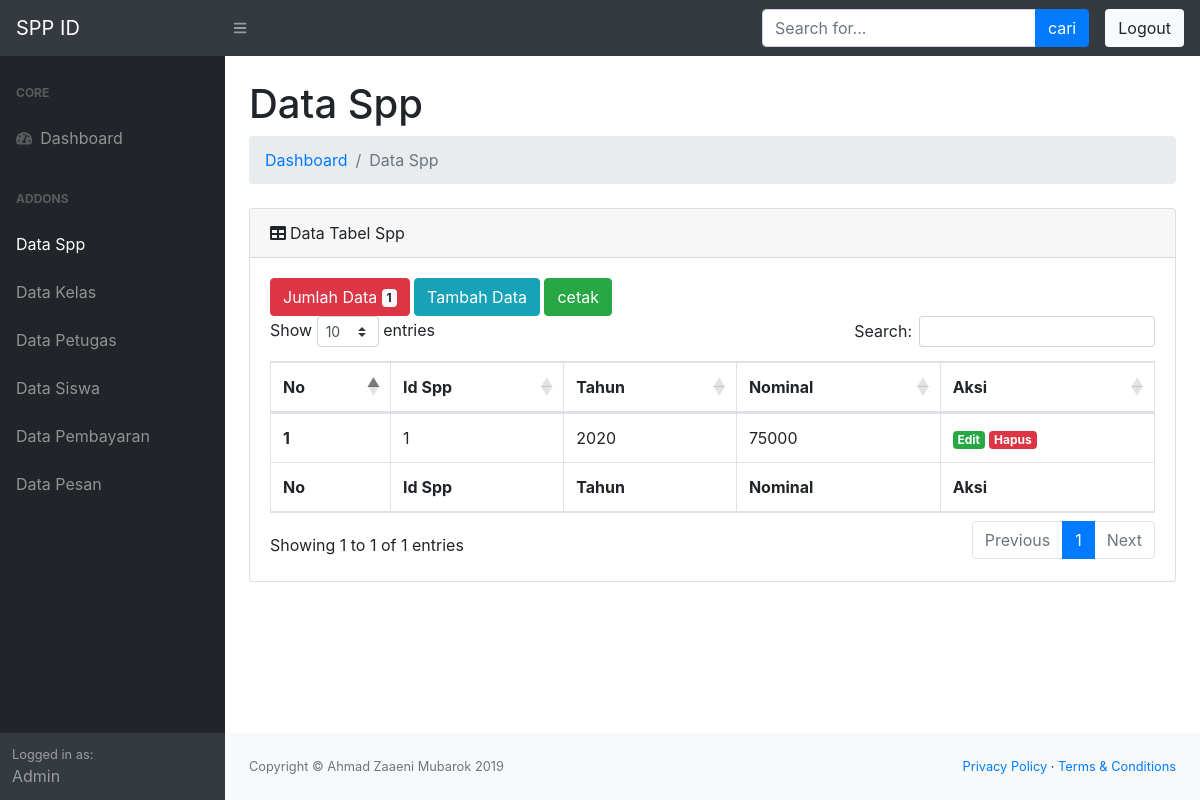
The page /dist/layout.php?page=spp (signed in) on the database its author committed.
### tables this page shows
CREATE TABLE `spp` (
  `id_spp` int(11) NOT NULL,
  `tahun` int(11) NOT NULL,
  `nominal` int(11) NOT NULL
);

### dist/koneksi.php (called while the page is built, shortened)
<?php
$db = mysqli_connect("localhost", "root", "", "spp");
function show($table, $where = null) {
	global $db;
	$command = "SELECT * FROM $table";
	$query = mysqli_query($db, $command) or die ($db->error);
	$row = array();
	while ($rows = mysqli_fetch_array($query, MYSQLI_BOTH)) {
		$row[] = $rows;
	}
	return $row;
}

### dist/spp.php (the view, shortened to what this page needs)
<div class="container-fluid">
    <h1 class="mt-4">Data Spp</h1>
    <ol class="breadcrumb mb-4">
        <li class="breadcrumb-item"><a href="?page=index">Dashboard</a></li>
        <li class="breadcrumb-item active">Data Spp</li>
    </ol>
    <div class="card mb-4">
        <div class="card-header"><i class="fas fa-table mr-1"></i>Data Tabel Spp</div>
        <div class="card-body">
            <?php
            $query = mysqli_query ($db,'SELECT *FROM spp');
            $jumlah =mysqli_num_rows($query);
            ?>
              <button class="btn btn-danger">Jumlah Data <span class="badge badge-light"> <?php echo $jumlah; ?></span></button>
        <a class="btn btn-info" href="?page=tambahspp" >
            <span class="glyphicon glyphicon-plus">Tambah Data </span>
        </a>
        <button class="btn btn-success" name="cetak" id="cetak">cetak</button>
            <div class="table-responsive">
                <table class="table table-bordered" id="dataTable" width="100%" cellspacing="0">
                    <thead>
                        <tr>
                            <th>No</th>
                            <th>Id Spp</th>
                            <th>Tahun</th>
                            <th>Nominal</th>
                            <th>Aksi</th>
                        </tr>
                    </thead>
                    <tfoot>
                        <tr>
                            <th>No</th>
                            <th>Id Spp</th>
                            <th>Tahun</th>
                            <th>Nominal</th>
                            <th>Aksi</th>
                        </tr>
                    </tfoot>
                    <tbody>
                       <?php
                        $count = 0;
                        $row = show("spp");
                        if ($row == false) {
                            ?>
                            <tr>
                                <td colspan="9" align="center">data kosong</td>
                            </tr>
                            <?php
                        } else {
                        foreach ($row as $data) {
                        $count++;
                        ?>
                        <tr>
                            <th><?php echo $count; ?></th>
                            <td><?php echo $data['id_spp']; ?></td>
                            <td><?php echo $data['tahun']; ?></td>
                            <td><?php echo $data['nominal']; ?></td>
                            <td>
                                <a class="badge badge-success" href="?page=editspp&id_spp=<?php echo $data['id_spp']; ?>">Edit</a>
                                <a onclick="return confirm('Yakin ingin menghapus data ini??');" class="badge badge-danger" href="?page=hapusspp&id_spp=<?php echo $data['id_spp']; ?>">Hapus</a>
                            </td>
                        </tr>
                        <?php } } ?>
                    </tbody>
                </table>
            </div>
        </div>
    </div>
</div>

### rows shown on the page
spp: id_spp "1", tahun "2020", nominal "75000"

### other values the page prints
$jumlah "1"
